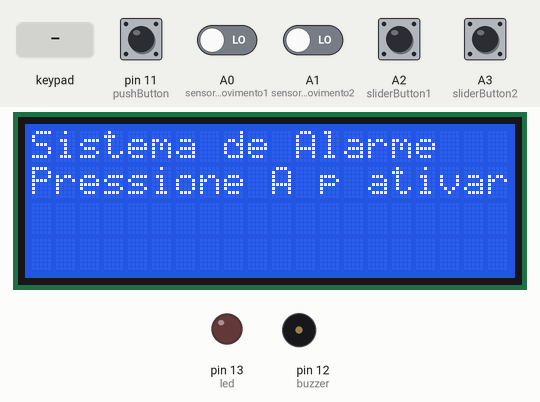
This sketch was run on a simulated Arduino Uno, built with avr-gcc and run on an emulated ATmega328P. On the bench: 20×4 character LCD, output pins drawn as LEDs (lit = HIGH), buzzer (waves = sounding). Inputs (shaded band) come from the test bench; at power-on: pin 11 (pushButton) HIGH, A0 (sensorMovimento1), A1 (sensorMovimento2), A2 (sliderButton1), A3 (sliderButton2) LOW.

Above: at 1.3 s.
1.4 s: keypad keys 1 2 3 4 A pressed 0.4 s apart
At 3.9 s:
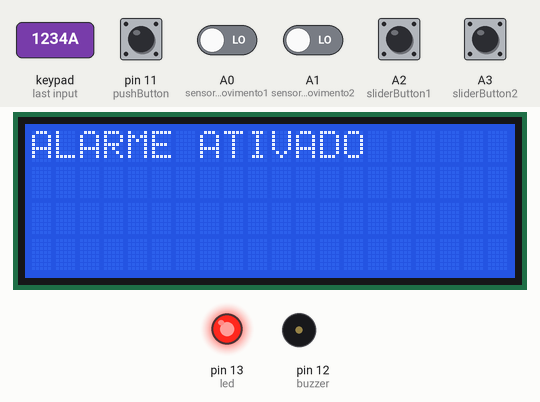
4.9 s: key '#' pressed
At 7.7 s:
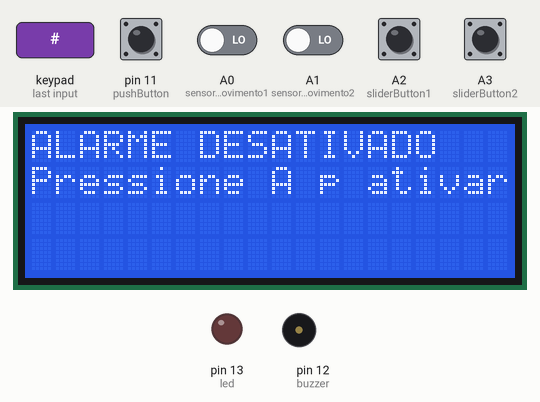
7.9 s: keypad keys 1 2 3 4 * pressed 0.4 s apart
At 10.8 s:
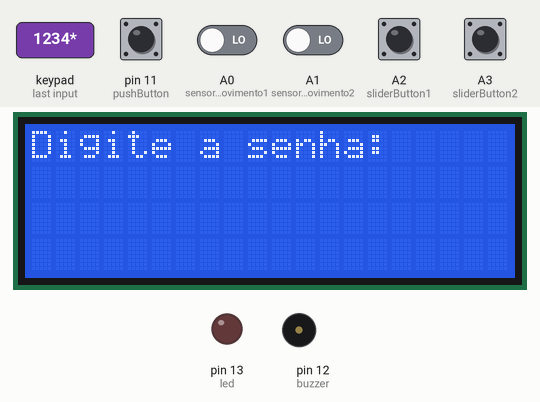
11.4 s: keypad keys 9 8 7 6 # pressed 0.4 s apart
At 14.6 s:
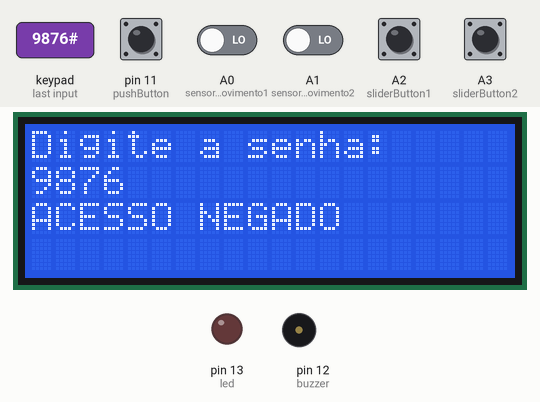
14.9 s: key '1' pressed
At 15.4 s:
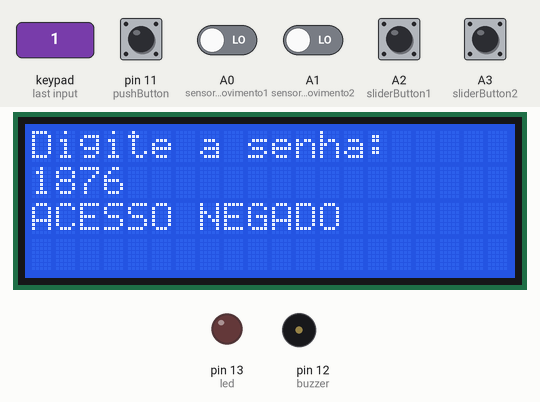
16.4 s: key 'A' pressed
At 18.4 s:
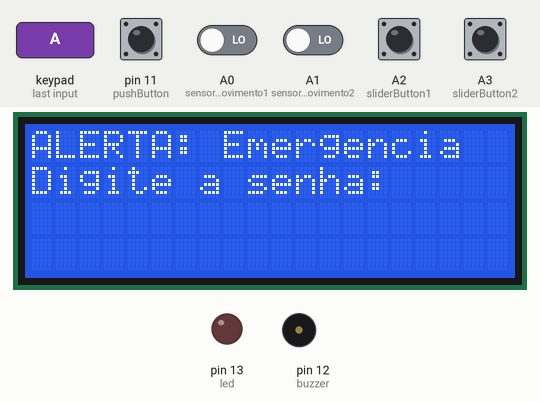
Timing chart, 0 to 20.4 s (numbered marks = the images above; inputs shaded):
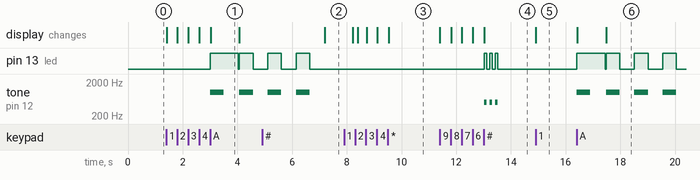

Measured:
- after the input at 1.4 s, pin 13 (led): LOW → HIGH after 1.6 s, → LOW 1.0 s later, → HIGH 0.04 s later, → LOW 0.50 s later; tone on pin 12 (buzzer): alternates 1000 Hz for 0.50 s and silent for 0.57 s, starting after 1.6 s; the display: first changes at once (image 1 shows a later state)
- after the input at 4.9 s, the display: changes after 2.3 s (image 2)
- after the input at 7.9 s, the display: first changes after 0.32 s (image 3 shows a later state)
- after the input at 11.4 s, pin 13 (led): alternates HIGH for 0.10 s and LOW for 0.10 s, 6 changes in all, then stays LOW, starting after 1.6 s; tone on pin 12 (buzzer): alternates 500 Hz for 0.10 s and silent for 0.10 s, 6 changes in all, then stays silent, starting after 1.6 s; the display: first changes at once (image 4 shows a later state)
- after the input at 14.9 s, the display: changes at once (image 5)
- after the input at 16.4 s, tone on pin 12 (buzzer): alternates 1000 Hz for 0.50 s and silent for 0.54 s, starting at once; the display: first changes at once (image 6 shows a later state)
- what the display in image 1 shows lasts 1.1 s, from 3.0 s to 4.1 s

The sketch:

sketch.ino
```cpp
#include <LiquidCrystal_I2C.h>
#include <Keypad.h>

const byte linhas = 4;
const byte colunas = 4;

const char matriz[linhas][colunas] = {
  {'1', '2', '3', 'A'},
  {'4', '5', '6', 'B'},
  {'7', '8', '9', 'C'},
  {'*', '0', '#', 'D'}
};

const byte pinosLinhas[linhas] = {9, 8, 7, 6};
const byte pinosColunas[colunas] = {5, 4, 3, 2};

Keypad teclado = Keypad(makeKeymap(matriz), pinosLinhas, pinosColunas, linhas, colunas);

const int pushButton = 11;
const int sliderButton1 = A2;
const int sliderButton2 = A3;
const int sensorMovimento1 = A0;
const int sensorMovimento2 = A1;
const int led = 13;
const int buzzer = 12;
const String senha = "1234";
char keypad;
String pad = "";
bool estadoPorta;
bool estadoJanela;
bool estadoButton;
bool sensorValue1;
bool sensorValue2;
bool alarmeAtivado = false;

LiquidCrystal_I2C lcd(0x27, 20, 4);

void setup() {
  pinMode(sliderButton1, INPUT);
  pinMode(sliderButton2, INPUT);
  pinMode(sensorMovimento1, INPUT);
  pinMode(sensorMovimento2, INPUT);
  pinMode(led, OUTPUT);
  pinMode(buzzer, OUTPUT);
  pinMode(pushButton, INPUT);

  lcd.begin(20, 4);
  lcd.init();
  lcd.backlight();

  lcd.clear();
  lcd.setCursor(0, 0);
  lcd.print("Sistema de Alarme");
  lcd.setCursor(0, 1);
  lcd.print("Pressione A p ativar");

  Serial.begin(9600);
}

void loop() {
  keypad = teclado.getKey();

  if (keypad) {
    processarTeclado();
  }

  if (alarmeAtivado) {
    monitorarSensores();
  }
}

void processarTeclado() {
  if (keypad == 'A' && !alarmeAtivado) {
    ativarAlarme();
    return;
  }

  if (keypad >= '0' && keypad <= '9' || keypad == '*' || keypad == '#') {
    if (keypad == '*') {
      pad = "";
      lcd.clear();
      lcd.setCursor(0, 0);
      lcd.print("Digite a senha:");
      return;
    }

    if (keypad == '#') {
      verificarSenha();
      return;
    }

    pad += String(keypad);
    lcd.setCursor(0, 1);
    lcd.print(pad);
  }
}

void verificarSenha() {
  lcd.setCursor(0, 2);

  if (pad == senha) {
    lcd.print("ACESSO LIBERADO");
    desativarAlarme();
  } else {
    lcd.print("ACESSO NEGADO");
    for (int i = 0; i < 3; i++) {
      digitalWrite(led, HIGH);
      tone(buzzer, 500);
      delay(100);
      digitalWrite(led, LOW);
      noTone(buzzer);
      delay(100);
    }
  }

  pad = "";
  delay(1000);

  if (alarmeAtivado) {
    lcd.clear();
    lcd.setCursor(0, 0);
    lcd.print("Digite a senha:");
  }
}

void ativarAlarme() {
  alarmeAtivado = true;

  digitalWrite(led, HIGH);
  tone(buzzer, 1000, 500);

  lcd.clear();
  lcd.setCursor(0, 0);
  lcd.print("ALARME ATIVADO");
  delay(1000);

  lcd.clear();
  lcd.setCursor(0, 0);
  lcd.print("Digite a senha:");

  noTone(buzzer);
  digitalWrite(led, LOW);
}

void desativarAlarme() {
  alarmeAtivado = false;

  digitalWrite(led, LOW);
  noTone(buzzer);

  lcd.clear();
  lcd.setCursor(0, 0);
  lcd.print("ALARME DESATIVADO");
  lcd.setCursor(0, 1);
  lcd.print("Pressione A p ativar");
}

void monitorarSensores() {
  bool dispararAlarme = false;
  String sensorDisparado = "";

  estadoPorta = digitalRead(sliderButton1);
  if (estadoPorta == HIGH) {
    dispararAlarme = true;
    sensorDisparado = "Porta";
  }

  estadoJanela = digitalRead(sliderButton2);
  if (estadoJanela == HIGH) {
    dispararAlarme = true;
    sensorDisparado = "Janela";
  }

  estadoButton = digitalRead(pushButton);
  if (estadoButton == HIGH) {
    dispararAlarme = true;
    sensorDisparado = "Emergencia";
  }

  sensorValue1 = digitalRead(sensorMovimento1);
  if (sensorValue1 == HIGH) {
    dispararAlarme = true;
    sensorDisparado = "Sensor 1";
  }

  sensorValue2 = digitalRead(sensorMovimento2);
  if (sensorValue2 == HIGH) {
    dispararAlarme = true;
    sensorDisparado = "Sensor 2";
  }

  if (dispararAlarme) {
    dispararAlerta(sensorDisparado);
  }
}

void dispararAlerta(String sensor) {
  lcd.clear();
  lcd.setCursor(0, 0);
  lcd.print("ALERTA: " + sensor);
  lcd.setCursor(0, 1);
  lcd.print("Digite a senha:");

  tone(buzzer, 1000);
  digitalWrite(led, HIGH);
  delay(500);
  noTone(buzzer);
  digitalWrite(led, LOW);
  delay(500);
}
```
